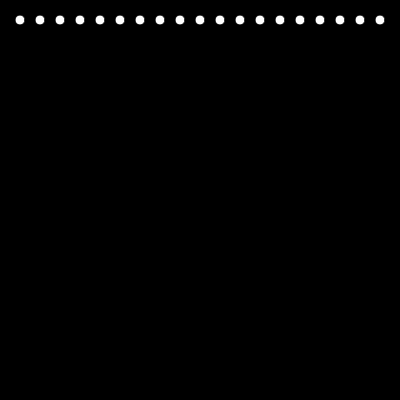
Frame 1 (no input)
Frame 60 (no input): identical to frame 1, image omitted
Frame 120 (the mouse pressed at the canvas centre since frame 60): identical to frame 1, image omitted

The p5.js sketch that drew this single still picture (run headless with seeded random() and noise() and a simulated clock; from frame 60 on, the mouse is pressed at the canvas centre):

// p5.js sketch
// ── sketch.js
function setup() {
  createCanvas(400, 400);
}

function draw() {
  background(0);
  fill(255);
  for(let x = 1; x < 20; x += 1) {
    circle(20 * x, 20, 10);
  }
}
